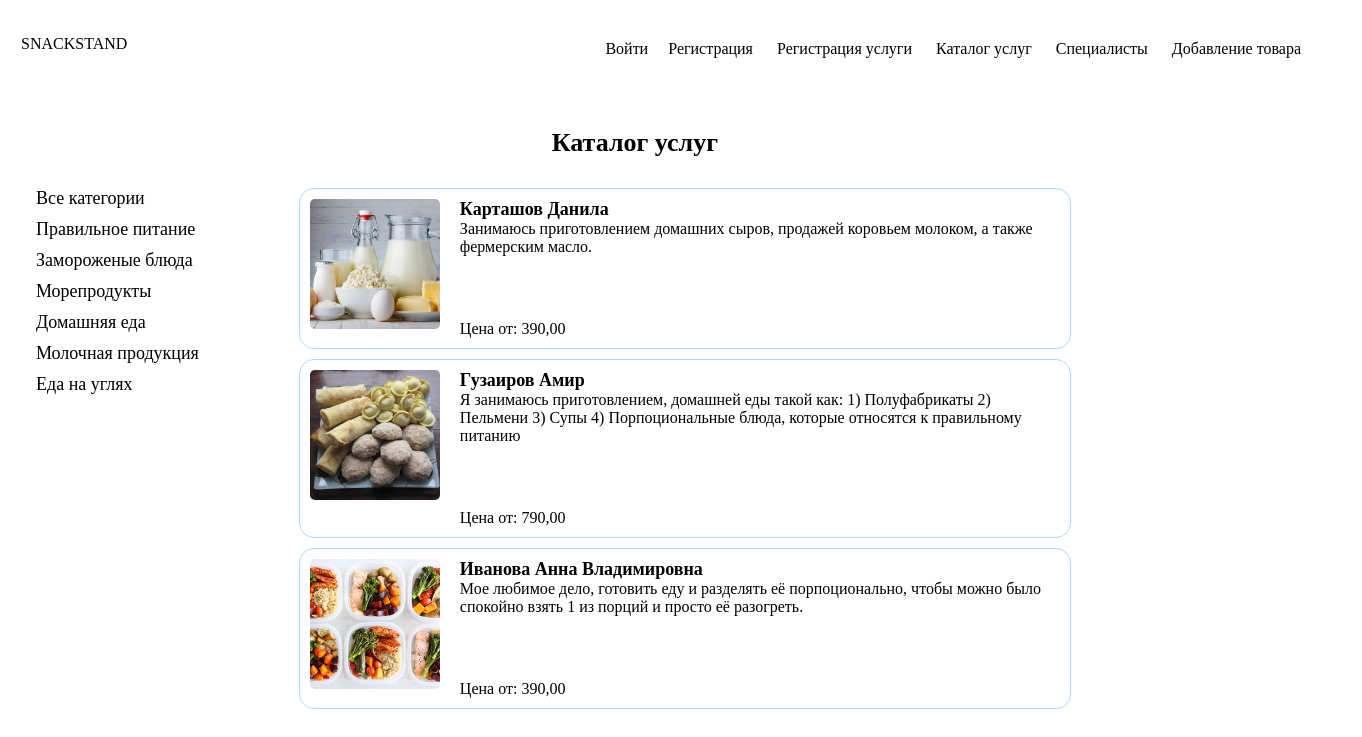
Page /catalog/category/domashnyaya-eda/ on the committed database.
### catalog/models.py (models this page shows, shortened)
class Category(models.Model):
    name = models.CharField("Название категории", max_length=100, unique=True, )
    slug = models.SlugField(max_length=80, unique=True, null=True, db_index=True, verbose_name="URL")
    class Meta:
        db_table = 'category'
        verbose_name = "Категорию"
        verbose_name_plural = "Категории"

class Service(models.Model):
    name = models.CharField("ФИО", max_length=100)
    slug = models.SlugField(max_length=255, unique=True, db_index=True, verbose_name="URL")
    description = models.TextField("Описание")
    photo = models.ImageField("Фото", upload_to='media/products')
    price = models.DecimalField("Цена", max_digits=10, decimal_places=2)
    category = models.ManyToManyField(Category, blank=True, verbose_name="Категория")
    class Meta:
        verbose_name = "Услуга"
        verbose_name_plural = "Услуги"

### catalog/views.py (the view)
# urls.py: path('category/<slug:cat_slug>/', views.ShowCategoryView.as_view(), name='category'),
class ShowCategoryView(ListView):
    model = Service
    template_name = 'catalog/catalog.html'
    context_object_name = 'posts'
    def get_queryset(self):
        return Service.objects.filter(category__slug=self.kwargs['cat_slug'])
    def get_context_data(self, **kwargs):
        context = super().get_context_data(**kwargs)
        context['categories'] = Category.objects.all()
        return context

### catalog/templates/catalog/catalog.html (shortened to what this page needs)
{% extends "base.html" %}
{% load static %}
{% block content %}
    <section class="catalog-container">
        <ul class="select-menu">
            <li><a class="" href="{% url "catalog:index" %}">Все категории</a></li>
            {% for category in categories %}
                <li><a class="" href="{% url "catalog:category" category.slug %}">{{ category.name }}</a></li>
            {% endfor %}
        </ul>
    <div class="catalog1">
    <h2 class="Name-catalog">Каталог услуг</h2>
        <div class="catalog">
            <a href="{% url 'company' %}">
            {% for datum in posts %}
                <div class="catalog-item">
                    <div class="catalog-fotos">
                        <img class="cover" src="{{ datum.photo.url }}" alt="{{ datum.photo.name }}">
                    </div>
                    <div class="catalog-content">
                        <p class="name">{{ datum.name }}</p>
                        <p class="truncate">{{ datum.description }}</p>
                        <ul>
                            <li class="price">Цена от: {{ datum.price }}</li>
                        </ul>
                    </div>
                </div>
            {% endfor %}
            </a>
        </div>
    </div>
    </section>
{% endblock %}

### static/css/style.css (style rules this page uses)
* { padding: 0; margin: 0; }
section { padding: 0 15px; }
.Name-catalog { margin: 0 0 20px 0; text-align: center; font-size: 26px; }
.catalog { display: grid; justify-content: space-between; align-items: center; margin-left: 100px; }
.catalog-container { display: flex; justify-content: start; margin-top: 50px; }
.catalog-content { padding: 10px; }
.catalog-content ul { list-style: none; margin-top: 64px; display: flex; }
.catalog-item { display: flex; border-radius: 15px; margin-top: 10px; border: 1px #ABDCFD solid; }
.catalog-item img { width: 130px; height: 130px; object-fit: cover; border-radius: 10%; padding: 10px; }
.name { font-size: 18px; font-weight: bold; }
.truncate { overflow: hidden; text-overflow: ellipsis; word-wrap: break-word; width: 600px; }
.select-menu { margin-top: 60px; }
.select-menu li { list-style: none; font-size: 18px; padding: 0 0 10px 0; }
a { text-decoration: none; color: black; }
h2 { margin-top: 2%; margin-bottom: 30px; }

### rows in the picture
Category: name "Правильное питание"
Category: name "Замороженые блюда"
Category: name "Морепродукты"
Category: name "Домашняя еда"
Category: name "Молочная продукция"
Category: name "Еда на углях"
Service: photo (picture), name "Карташов Данила", description "Занимаюсь приготовлением домашних сыров, продажей коровьем молоком, а также фермерским масло.", price "390,00"
Service: photo (picture), name "Гузаиров Амир", description "Я занимаюсь приготовлением, домашней еды такой как: 1) Полуфабрикаты 2) Пельмени 3) Супы 4) Порпоциональные блюда, которые относятся к правильному питанию", price "790,00"
Service: photo (picture), name "Иванова Анна Владимировна", description "Мое любимое дело, готовить еду и разделять её порпоционально, чтобы можно было спокойно взять 1 из порций и просто её разогреть.", price "390,00"
